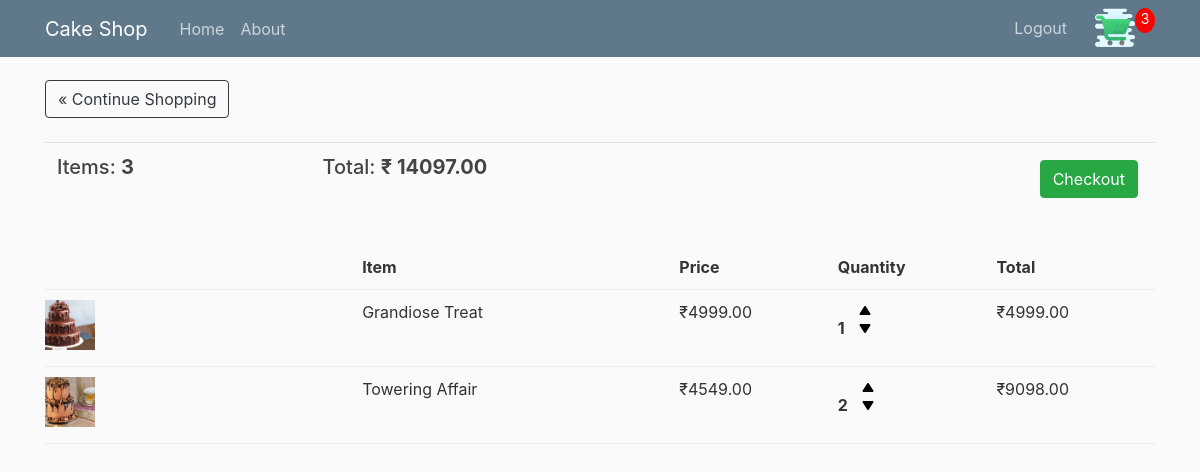
The app's page /cart/ (signed in) with its own data.
### store/models.py (models this page shows, shortened)
class Order(models.Model):
    customer = models.ForeignKey(Customer, on_delete=models.CASCADE)
    date_ordered = models.DateTimeField(default=timezone.now)
    complete = models.BooleanField(default=False)
    transaction_id = models.CharField(max_length=100, null=True)
    @property
    def get_cart_total(self):
        orderitems = self.orderitem_set.all()
        total = sum([item.get_total for item in orderitems])
        return total
    @property
    def get_cart_items(self):
        orderitems = self.orderitem_set.all()
        totalquantity = sum([item.quantity for item in orderitems])
        return totalquantity

class OrderItem(models.Model):
    product = models.ForeignKey(
        ProductDetail, on_delete=models.SET_NULL, null=True, blank=True)
    order = models.ForeignKey(Order, on_delete=models.SET_NULL, null=True)
    quantity = models.IntegerField(default=0, null=True, blank=True)
    date_added = models.DateTimeField(default=timezone.now)
    @property
    def get_total(self):
        total = self.product.price * self.quantity
        return total

class ProductDetail(models.Model):
    name = models.CharField(max_length = 50)
    egg = models.BooleanField(default = True)
    image = models.ImageField(default='default.jpg',
                              upload_to='product_images')
    price = models.DecimalField(max_digits=6, decimal_places=2,default = 199)

### store/views.py (the view)
# urls.py: path('cart/',views.cart, name='cart'),
def cart(request):
    if request.user.is_authenticated:
        customer = request.user.customer
        order, created = Order.objects.get_or_create(
            customer=customer, complete=False)
        items = order.orderitem_set.all()
        cartItems = order.get_cart_items
        print('Hedello')
    else:
        print('Hello')
        items = []
        order = {'get_cart_total': 0, 'get_cart_items': 0}
        cartItems = order['get_cart_items']
    context = {'items': items, 'order': order, 'cartItems': cartItems,'title': 'Cart'}
    return render(request, 'store/cart.html', context)

### templates/store/cart.html
{% extends 'base.html' %} {% load static %} {% block content %}
<div class="row">
  <div class="col-lg-12">
    <div class="box-element">
      <a class="btn btn-outline-dark" href="{% url 'store-home' %}"
        >&laquo; Continue Shopping</a
      >
      <br />
      <br />
      <table class="table">
        <tr>
          <th>
            <h5>Items: <strong>{{ order.get_cart_items }}</strong></h5>
          </th>
          <th>
            <h5>Total: <strong>&#x20B9; {{ order.get_cart_total }}</strong></h5>
          </th>
          <th>
            <a
              style="float: right; margin: 5px;"
              class="btn btn-success"
              href="#"
              >Checkout</a
            >
          </th>
        </tr>
      </table>
    </div>
    <br />
    <div class="box-element">
      <div class="cart-row">
        <div style="flex: 2;"></div>
        <div style="flex: 2;"><strong>Item</strong></div>
        <div style="flex: 1;"><strong>Price</strong></div>
        <div style="flex: 1;"><strong>Quantity</strong></div>
        <div style="flex: 1;"><strong>Total</strong></div>
      </div>
      {% for item in items %}
      <div class="cart-row">
        <div style="flex: 2;">
          <img class="row-image" src="{{ item.product.image.url }}" alt="" />
        </div>
        <div style="flex: 2;">{{ item.product.name }}</div>
        <div style="flex: 1;">&#x20B9;{{ item.product.price }}</div>
        <div style="flex: 1;">
          <p class="quantity">{{ item.quantity }}</p>
          <div class="quantity">
            <img
              data-product="{{ item.product.id }}"
              data-action="add"
              class="chg-quantity update-cart"
              src="{% static  'images/up_arrow.png' %}"
            />
            <img
              data-product="{{ item.product.id }}"
              data-action="remove"
              class="chg-quantity update-cart"
              src="{% static  'images/down_arrow.png' %}"
            />
          </div>
        </div>
        <div style="flex: 1;">&#x20B9;{{ item.get_total }}</div>
      </div>
      {% endfor %}
    </div>
  </div>
</div>
{% endblock content %}

### static/css/main.css (style rules this page uses)
body { background: #fafafa; color: #333333; margin-top: 5rem; }
h1, h2, h3, h4, h5, h6 { color: #444444; }
.cart-row { display: flex; align-items: flex-stretch; padding-bottom: 10px; margin-bottom: 10px; border-bottom: 1px solid #ececec; }
.quantity { display: inline-block; font-weight: 700; padding-right: 10px; }
.chg-quantity { width: 12px; cursor: pointer; display: block; margin-top: 5px; transition: 0.1s; }
.row-image { height: 50px; }

### records on screen
Order: get_cart_items "3", get_cart_total "14097.00"
OrderItem: product.image (picture), product.name "Grandiose Treat", product.price "4999.00", quantity "1", get_total "4999.00"
OrderItem: product.image (picture), product.name "Towering Affair", product.price "4549.00", quantity "2", get_total "9098.00"

### other values on screen
{{ cartItems }} "3"
